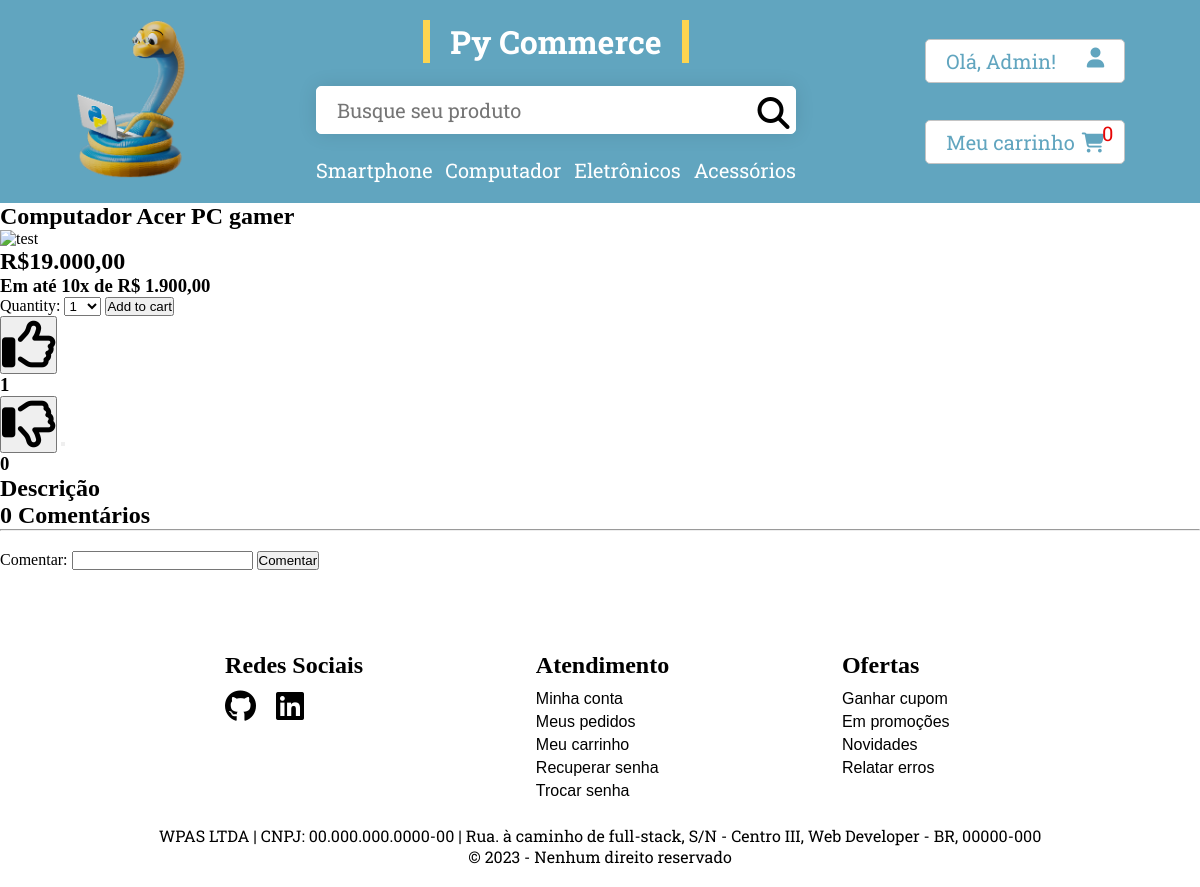
Screenshot of /products/computador/acer-pc-gamer/ (signed in) with the database file from the repository.
### accounts/models.py (models this page shows, shortened)
class User(AbstractBaseUser, PermissionsMixin):
    username_validator = UnicodeUsernameValidator()
    username = models.CharField(
        'Usuário',
        max_length=150,
        unique=True,
        validators=[username_validator],
        error_messages={
            'unique': ("Esse usuário já existe, favor selecionar outro."),
        },
    )
    first_name = models.CharField('Nome', max_length=254)
    last_name = models.CharField('Sobrenome', max_length=254)
    email = models.EmailField(
        'E-mail',
        unique=True,
        error_messages={
            'unique': ("Esse e-mail já existe, favor selecionar outro."),
        }
    )
    is_staff = models.BooleanField('É membro', default=False)
    is_active = models.BooleanField('É ativo', default=True)
    password_change = models.BooleanField(default=False)
    verification_email = models.BooleanField('E-mail verificado', default=False)
    created_at = models.DateTimeField('Criado em', auto_now_add=True)
    modified_at = models.DateTimeField('Modificado em', auto_now=True)
    deleted = models.BooleanField('Deletado', default=False)
    twofa = models.BooleanField('Autenticação em duas etapas', default=False)
    EMAIL_FIELD = 'email'
    USERNAME_FIELD = 'username'
    REQUIRED_FIELDS = ['first_name', 'last_name', 'email',]
    objects = UserManager()
    class Meta:
        verbose_name = ('Usuário')
        verbose_name_plural = ('Usuários')
        ordering = ['first_name', 'last_name', ]

### products/models.py (models this page shows, shortened)
class Product(models.Model):
    category = models.ForeignKey(Category, related_name='products', on_delete=models.CASCADE)
    brand = models.ForeignKey(Brand, related_name='products', on_delete=models.CASCADE)
    image = models.ManyToManyField(Image, blank=True)
    main_image = models.ImageField(upload_to='products/%Y/%m/%d', blank=True)
    like = models.ManyToManyField(User, blank=True, related_name='like')
    deslike = models.ManyToManyField(User, blank=True, related_name='deslike')
    name = models.CharField(max_length=200, db_index=True)
    slug = models.SlugField(max_length=200, db_index=True)
    price = models.DecimalField(max_digits=10, decimal_places=2)
    available = models.BooleanField(default=True)
    created = models.DateTimeField(auto_now_add=True)
    updated = models.DateTimeField(auto_now=True)
    class Meta:
        ordering = ('name',)
        index_together = (('id', 'slug'),)
    def __str__(self):
        return f'{self.category} {self.brand} {self.name}'

class Category(models.Model):
    name = models.CharField(max_length=30, db_index=True)
    slug = models.SlugField(max_length=30, unique=True)
    class Meta:
        ordering = ('name',)
        verbose_name = 'category'
        verbose_name_plural = 'categories'
    def __str__(self):
        return self.name

class Brand(models.Model):
    name = models.CharField(max_length=20, db_index=True)
    slug = models.SlugField(max_length=20, unique=True)
    class Meta:
        ordering = ('name',)
        verbose_name = 'brand'
        verbose_name_plural = 'brands'
    def __str__(self):
        return self.name

### products/views.py (the view, shortened to what this page needs)
# urls.py: path('<str:category_name>/<slug:slug>/', views.product_detail, name='product_detail'),
def product_detail(request, category_name, slug, image=None):
    product = get_object_or_404(Product, slug__iexact=slug, available=True)
    cart_product_form = CartAddProductForm()
    comment_form = CommentModelForm()
    button_status = None
    image_first = product.image.first()
    image_selected = None
    if image:
        image_selected = product.image.get(id=image)
    page_images = pagination(request, product.image.all().order_by('id'), 4)
    return render(request,
                'products/detail_item.html',
                {
                    'product': product,
                    'image_selected': image_selected,
                    'image_first': image_first,
                    'page_images': page_images,
                    'comment_form': comment_form,
                    'button_status': button_status,
                    'cart_product_form': cart_product_form
                }
            )

### products/forms.py
class CommentModelForm(forms.ModelForm):
    class Meta:
        model = Comment
        fields = ['body']
        widgets = {
            'body': forms.TextInput(attrs={"class": "comment-form-attr"}),
        }
        labels = {
            'body': 'comentar'
        }

### cart/forms.py
class CartAddProductForm(forms.Form):
    quantity = forms.TypedChoiceField(choices=PRODUCT_QUANTITY_CHOICES, coerce=int)

### cart/cart.py (called while the page is built)
    def get_quantity_products(self):
        return len(self.cart)

### cart/context_processors.py (called while the page is built)
def cart(request):
    cart = Cart(request)
    return {'cart': cart}

### core/context_processors.py (called while the page is built)
def user_authenticated(request):
    if request.user.is_authenticated:
        context = {'user_authenticated': request.user.first_name}
    else:
        context = {'user_authenticated': 'bem-vindo(a)'}
    return context

### products/templatetags/parcelas.py (called while the page is built)
@register.filter(name='parcelas')
def parcelas(value, arg):
    value = (value/int(arg))
    return value

### products/utils.py (called while the page is built)
def pagination(request, objects: list, per_page: int):
    paginator = Paginator(objects, per_page) # Show 25 contacts per page.
    page_number = request.GET.get('page')
    page_obj = paginator.get_page(page_number)
    return page_obj

### templates/products/detail_item.html (shortened to what this page needs)
{% extends 'base.html' %}
{% load static %}
{% load humanize %}
{% load parcelas %}
{% block content %}
<div class="product-detail-container">
    <div class="product-detail-content">
        <h1>{{product|capfirst}}</h1>
        <div class="product-detail-content-images">
            <div class="product-detail-items-images-group">
                <div class="product-detail-item-image-first">
                    <img src="{% if image_selected %} {{image_selected}} {% else %} {{image_first}} {% endif %}" alt="test">
                </div>
            </div>
            <div class="product-detail-item-atributes">
                <div>
                    <h2>R${{product.price|intcomma}}</h2>
                    <h3>Em até 10x de R$ {{product.price|parcelas:"10"|intcomma}}</h3>
                </div>
                <div>
                    <form action="{% url 'cart:cart_add' product.id %}" method="post">
                        {{ cart_product_form }}
                        <input type="submit" value="Add to cart">
                    </form>
                </div>
                <div class="product-detail-item-atributes-like">
                    <div>
                        <form method="post" action="{% url 'products:like_deslike_product' product.id 'like' 'product' %}">
                            <button type="submit"> {% if request.user in product.like.all %} <i class="fa-solid fa-thumbs-up fa-4x"></i> {% else %}
                                <i class="fa-regular fa-thumbs-up fa-4x"></i> {% endif %} </button>
                        </form>
                        <h3 style="margin: 0 auto;">{{product.like.count}}</h3>
                    </div>
                    <div>
                        <form method="post" action="{% url 'products:like_deslike_product' product.id 'deslike' 'product' %}">
                            <button type="submit">{% if request.user in product.deslike.all %} <i class="fa-solid fa-thumbs-down fa-4x"></i> {% else %}
                                <i class="fa-regular fa-thumbs-down fa-4x"></i> {% endif %}</button>
                            <button type="submit"></button>
                        </form>
                        <h3>{{product.deslike.count}}</h3>
                    </div>
                </div>
            </div>
        </div>
        <div class="product-detail-content-description">
            <h2>Descrição</h2>
        </div>
        <div class="product-detail-content-comments">
            {% with total_comments=product.comment.all.count %}
                <h2>{{ total_comments }} Comentário{{ total_comments|pluralize }}</h2>
            {% endwith %}
            <hr style="margin-bottom: 20px;">
            <div class="product-detail-items-comment-form">
                <form method="post" action="">
                    {% for field in comment_form %}
                        {{field.label|capfirst}}:
                        {{field}}
                    {% endfor %}
                      <button {% if button_status %} disabled {% else %} None {% endif %} type="submit"> Comentar </button>
                </form>
            </div>
        </div>
    </div>
</div>
{% endblock %}

### templates/base.html (shortened to what this page needs)
{% load static %}
<!DOCTYPE html>
<html lang="pt-br">
<head>
    <link rel="stylesheet" href="{% static 'css/mobile.css' %}">
    <link rel="stylesheet" href="{% static 'css/style.css' %}">
</head>
<body>
    <header>
        <div class="header-container">
            <div class="header-content">
                <div class="logo">
                    <a href="{% url 'core:index' %}"><img id="logo" src="{% static 'img/python.png' %}" alt="Logo"></a>
                </div>
                <div class="header-block-search">
                    <a href="{% url 'core:index' %}"><h1 id="name"><span class="underline-left-to-right">Py Commerce</span></h1></a>
                    <form action="">
                        <div class="search-form">
                            <input type="text" id="search" name="search" placeholder="Busque seu produto" >
                            <i class="fa-2x fa-solid fa-magnifying-glass"></i>
                        </div>
                    </form>
                    <ul class="navbar">
                       <li><a href="{% url 'products:product_list_by_category' 'smartphone' %}">Smartphone</a>
                        </li>
                       <li><a href="{% url 'products:product_list_by_category' 'computador' %}">Computador</a>
                        </li>
                       <li><a href="{% url 'products:product_list_by_category' 'eletronicos' %}">Eletrônicos</a>
                        </li>
                       <li><a href="{% url 'products:product_list_by_category' 'acessorios' %}">Acessórios</a>
                        </li>
                    </ul>
                </div>
                <div class="header-block-options">
                    {% if request.user.is_authenticated %}
                        <a href="{% url 'perfil:my_perfil' %}" class="header-item-orders">
                           <span>Olá, {{user_authenticated|capfirst}}!</span>
                           <i class="fa-solid fa-user"></i>
                        </a>
                    {% else %}
                        <a href="{% url 'accounts:login_user' %}" class="header-item-orders">
                            <span>{{user_authenticated|capfirst}}</span>
                            <i class="fa-solid fa-user"></i>
                        </a>
                    {% endif %}
                    <a href="{% url 'cart:cart_detail' %}" class="header-item-profile">
                       <span>Meu carrinho</span>
                        <div id="cart">
                            <i class="fa-sharp fa-solid fa-cart-shopping"></i>
                            <span class="fa-layers-counter">{{cart.get_quantity_products}}</span>
                        </div>
                    </a>
                </div>
            </div>
        </div>
        <section class="all-sections">
            {% block content %}{% endblock %}
        </section>
    </header>
    <footer class="footer-container">
        <div class="footer-content">
            <div class="social-medias">
                <h3>Redes Sociais</h3>
                <div>
                    <a href="https://www.linkedin.com/in/weslley-pablo-7b0734222/" target="_blank"><i class="fa-2x fa-brands fa-github"></i></a>
                    <a href="https://github.com/WeslleyxD" target="_blank"><i class="fa-2x fa-brands fa-linkedin"></i></a>
                </div>
            </div>
            <div class="atendimentos">
                <h3>Atendimento</h3>
                <ul>
                    <a href="{% url 'perfil:my_perfil' %}"><li>Minha conta</li></a>
                    <a href=""><li>Meus pedidos</li></a>
                    <a href="{% url 'cart:cart_detail' %}"><li>Meu carrinho</li></a>
                    <a href="{% url 'accounts:login_user' %}"><li>Recuperar senha</li></a>
                    <a href=""><li>Trocar senha</li></a>
                </ul>
            </div>
            <div class="ofertas">
                <h3>Ofertas</h3>
                <ul>
                    <a href=""><li>Ganhar cupom</li></a>
                    <a href=""><li>Em promoções</li></a>
                    <a href=""><li>Novidades</li></a>
                    <a href=""><li>Relatar erros</li></a>
                </ul>
            </div>
        </div>
        <div class="copyright">
            <p>WPAS LTDA | CNPJ: 00.000.000.0000-00 | Rua. à caminho de full-stack, S/N - Centro III, Web Developer - BR, 00000-000</p>
            <p>© 2023 - Nenhum direito reservado</p>
        </div>
    </footer>
</body>
</html>

### static/css/mobile.css (style rules this page uses)
* { margin: 0px; padding: 0px; box-sizing: border-box; }
:root { --main-color: #61a5bf; --second-color: #fdd550; --third-color: #ffffff; --background-color: rgb(255, 245, 233); --green-color: #00ff2a; --gray-color: #a5a3a3cc; --black-color: rgb(32, 31, 31); }
body, html { display: flex; flex-direction: column; justify-content: space-between; position: relative; }
header { display: flex; flex-direction: column; }
a { text-decoration: None; color: var(--third-color); font-family: 'Roboto Slab', serif; }
li { list-style-type: none; }
p { color: var(--third-color); font-family: 'Roboto Slab', serif; }
.mobile-footer-container i, a { color: var(--black-color); }

### rows the page displays
User: first_name "Admin"
Product: category+brand+name "Computador Acer PC gamer", price "19.000,00", price|parcelas "1.900,00", like.count "1", deslike.count "0"

### other values shown
{{ cart.get_quantity_products }} "0"
{{ total_comments }} "0"
{{ field.label|capfirst }} "Comentar"
